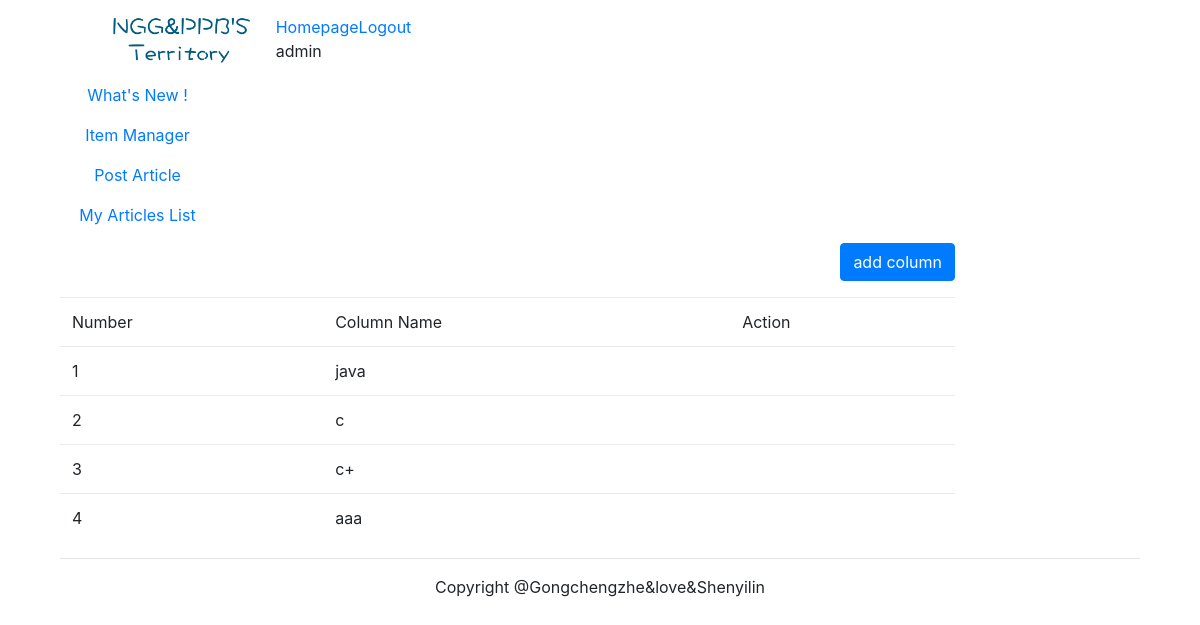
The page /article/article-column/ (signed in) on the database its author committed.
### article/models.py (models this page shows, shortened)
class ArticleColumn(models.Model):
	user=models.ForeignKey(User,related_name='article_column')
	column=models.CharField(max_length=200)
	created=models.DateField(auto_now_add=True)

### article/views.py (the view, shortened to what this page needs)
@login_required(login_url='/account/login/')
@csrf_exempt
def article_column(request):
	if request.method=="GET":
	    columns=ArticleColumn.objects.filter(user=request.user)
	    column_form=ArticleColumnForm()
	    return render(request,"article/column/article_column.html",{"columns":columns,'column_form':column_form})

### templates/article/column/article_column.html (shortened to what this page needs)
{% extends "article/base.html" %}
{% load staticfiles %}
{% block content %}
<div>
	<p class="text-right"><button id="add_column" onclick="add_column()" class="btn btn-primary">add column</button></p>
	<table class="table table-hover">
		<tr>
			<td>Number</td>
			<td>Column Name</td>
			<td>Action</td>
		</tr>
		{% for column in columns %}
		<tr>
			<td>{{ forloop.counter }}</td>
			<td>{{ column.column }}</td>
			<td>
				<a name="delete" href="javascript:" onclick="del_column(this,{{ column.id }})"></a>
			</td>
		</tr>
		{% empty %}
		<p>Nothing here</p>
		{% endfor %}
	</table>
</div>
{% endblock %}

### templates/article/header.html
{% load staticfiles %}
<div class="container">
	<nav class="navbar navbar-default" role="navigation">
		<div class="col-md-2">
                <div class="navbar-header">
			<a class='navbar-brand'><img width="150px" src="{% static 'images/logo_blue.png' %}"></a>
		</div>
    </div>
		<div class="col-md-10">
		    <ul class="nav nav-pills">
			    <li><a href="{% url 'blog:blog_title' %}">Homepage</a></li>
			    <li><a href="{% url 'account:user_logout' %}">Logout</a></li>
		    </ul>
                    <ul class="nav navbar-right" style="margin-right:10px">
                             <li><span>{{ user.username }}</span></li>
                    </ul>
		</div>
	</nav>
</div>

### rows shown on the page
ArticleColumn: column "java"
ArticleColumn: column "c"
ArticleColumn: column "c+"
ArticleColumn: column "aaa"

### other values the page prints
{{ user.username }} "admin"
